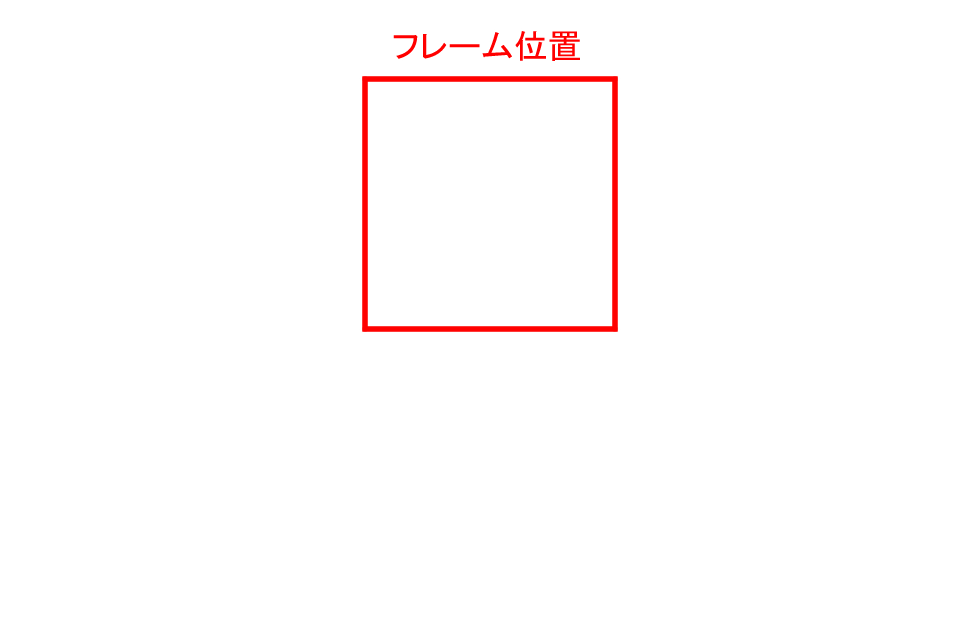
#> input picture data/960_flame.png, 960 x 640 px; its folder holds only this picture in this run
$ python -i image_check.py   (imports and definitions only)
#> lines starting #> are read from the running program, lines starting #| are printed output that depends on the picture
import streamlit as st
import os
from PIL import Image

# 画像サイズチェック関数
# [52 lines left out: functions check_image_sizes, check_files, not called in this run]

# 画像の左右判定
def determine_image_side(image_path):
#> called with image_path = '../data/960_flame.png'
    with Image.open(image_path) as img:
#> img is the input picture: PIL image 960x640 RGBA; mean R, G, B, A 255, 252.1, 252.1, 5.8
        img = img.convert('RGBA')

        left_box = (0, 0, 480, 640)
        right_box = (480, 0, 960, 640)

        left_img = img.crop(left_box)
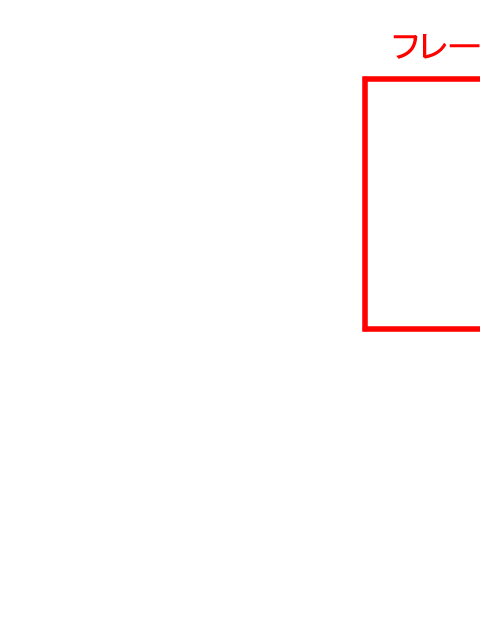
#> left_img: PIL image 480x640 RGBA; mean R, G, B, A 255, 252.5, 252.5, 5.1; transparent parts drawn white
        right_img = img.crop(right_box)
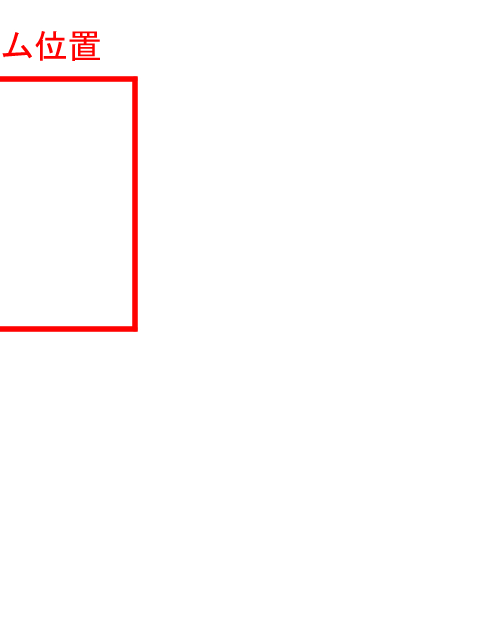
#> right_img: PIL image 480x640 RGBA; mean R, G, B, A 255, 251.8, 251.8, 6.5; transparent parts drawn white

        left_data = left_img.getdata()
        right_data = right_img.getdata()

        left_has_image = any(pixel[3] != 0 for pixel in left_data)
#> left_has_image = True
        right_has_image = any(pixel[3] != 0 for pixel in right_data)
#> right_has_image = True

        if left_has_image:
            return "右"
        elif right_has_image:
            return "左"
        else:
            return "どちらにも絵がありません"

# 左右情報チェック関数
# [61 lines left out: functions check_image_sides, check_640_images, not called in this run]

# Streamlit UI
# [1 line not run here, left out]

# フォルダパス入力
# base_folder = st.text_input("チェックするフォルダのパスを入力:", "")
# 固定フォルダパスを設定
base_folder = r"C:\Users\shimomatsuya_s\Desktop\業務\チェック\書き出しチェック"

# ユーザーがパスを変更できないようにテキストを表示（変更不可）
# [5 lines not run here, left out]
# [1 line that did not run here, left out]

# 画像サイズチェック
# [34 lines not run here, left out]

>>> result = determine_image_side('../data/960_flame.png')
